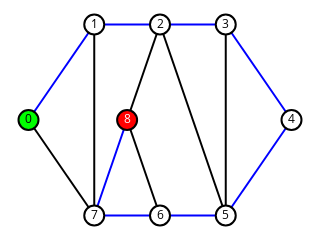

Notebook code for this chart:
### Markdown cell above
### Exercício 5

Use cores para dar um exemplo de caminho no grafo `ug`.

### Code cell
for n in ug.nodes:
    ug.nodes[n]['label'] = str(n)

ug.nodes[0]['color'] = (0, 255, 0)
ug.nodes[8]['color'] = (255, 0, 0)

i = 0
while i < 8:
    ug.edges[i, i+1]['color'] = (0, 0, 255)
    i += 1

print(ug.edges[1, 2]['color'])

sn.show_graph(ug, nlab=True)

### Figure 1 — Plotly figure (JSON) as saved in the notebook; plotly's stock layout.template omitted (floating-point values rounded to 4 significant figures)
{"data": [{"hoverinfo": "none", "line": {"color": "rgb(0, 0, 255)", "width": 2}, "mode": "lines", "type": "scatter", "uid": "2c989cc8-a245-11e8-97b1-5cc9d35d3807", "x": [0, 0.25, null, 0.25, 0.5, null, 0.5, 0.75, null, 0.75, 1, null, 1, 0.75, null, 0.75, 0.5, null, 0.5, 0.25, null, 0.25, 0.375, null], "y": [0.5, 1, null, 1, 1, null, 1, 1, null, 1, 0.5, null, 0.5, 0, null, 0, 0, null, 0, 0, null, 0, 0.5, null]}, {"hoverinfo": "none", "line": {"color": "rgb(0, 0, 0)", "width": 2}, "mode": "lines", "type": "scatter", "uid": "2c989cc9-a245-11e8-ba6c-5cc9d35d3807", "x": [0, 0.25, null, 0.25, 0.25, null, 0.5, 0.75, null, 0.5, 0.375, null, 0.75, 0.75, null, 0.5, 0.375, null], "y": [0.5, 0, null, 1, 0, null, 1, 0, null, 1, 0.5, null, 1, 0, null, 0, 0.5, null]}, {"hoverinfo": "none", "marker": {"color": "rgb(0, 255, 0)", "line": {"color": "rgb(0, 0, 0)", "width": 2}, "size": 20}, "mode": "markers+text", "text": ["0"], "textfont": {"color": "rgb(0, 0, 0)"}, "textposition": "middle center", "type": "scatter", "uid": "2c989cca-a245-11e8-be36-5cc9d35d3807", "x": [0], "y": [0.5]}, {"hoverinfo": "none", "marker": {"color": "rgb(255, 255, 255)", "line": {"color": "rgb(0, 0, 0)", "width": 2}, "size": 20}, "mode": "markers+text", "text": ["1", "2", "3", "4", "5", "6", "7"], "textfont": {"color": "rgb(0, 0, 0)"}, "textposition": "middle center", "type": "scatter", "uid": "2c989ccb-a245-11e8-af7e-5cc9d35d3807", "x": [0.25, 0.5, 0.75, 1, 0.75, 0.5, 0.25], "y": [1, 1, 1, 0.5, 0, 0, 0]}, {"hoverinfo": "none", "marker": {"color": "rgb(255, 0, 0)", "line": {"color": "rgb(0, 0, 0)", "width": 2}, "size": 20}, "mode": "markers+text", "text": ["8"], "textfont": {"color": "rgb(255, 255, 255)"}, "textposition": "middle center", "type": "scatter", "uid": "2c989ccc-a245-11e8-80f8-5cc9d35d3807", "x": [0.375], "y": [0.5]}], "layout": {"height": 180, "margin": {"b": 0, "l": 0, "r": 0, "t": 0}, "showlegend": false, "width": 320, "xaxis": {"showgrid": false, "showticklabels": false, "zeroline": false}, "yaxis": {"showgrid": false, "showticklabels": false, "zeroline": false}}}
